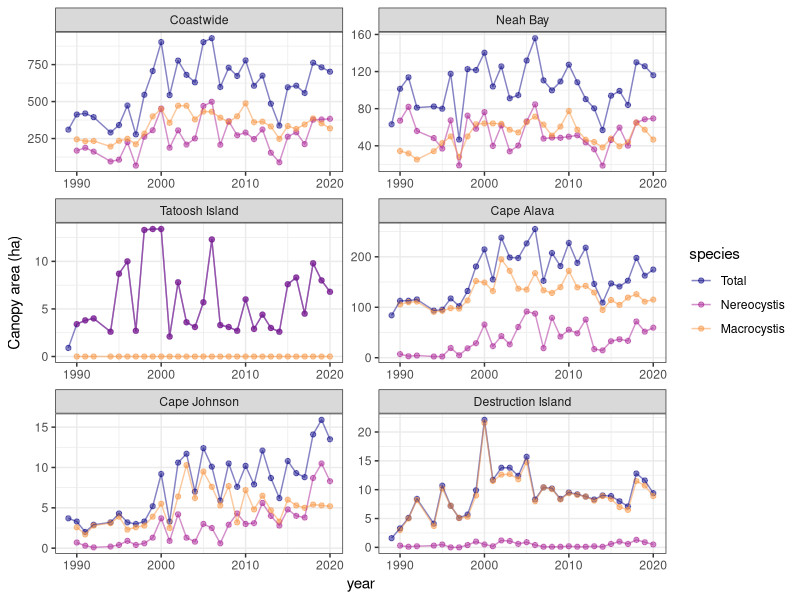
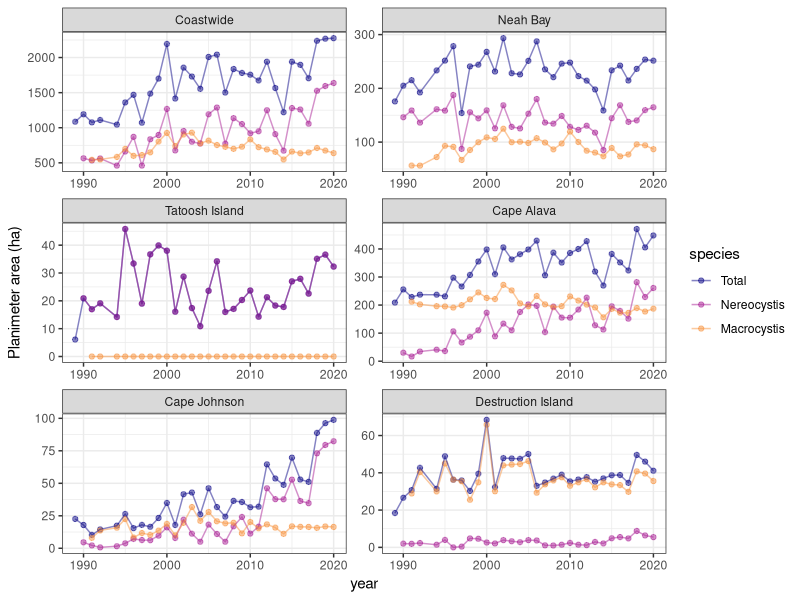

The R source for these figures, in order:
# Examine overflight data from WADNR

library(tidyverse)

data.dir <- "/Users/ole.shelton/Github/OCNMS/Flagstone paper/Data"
plot.dir <- "/Users/ole.shelton/Github/OCNMS/Flagstone paper/Plots"
setwd(data.dir)

kelp.dat <- read.csv("WADNR_summary_kelp_stats_1989_2020.csv")

# These are the relevant columns of interest
# tot_ne_can	Total Nereo canopy area ha 
# tot_ma_can  Total Macro canopy area ha
# tot_can     Total canopy area (all species) ha 

# tot_ne_pl   Total Nereo extent ha (planimeter)
# tot_ma_pl   Total Macro extent ha  (planimeter)
# tot_pl      Total Canopy extent ha  (planimeter)

# Planimeter area maps were created by establishing a computer 
#  derived perimeter polygon
# around the kelp within each species class corresponsing 
# to the qualitative planimeter area occupied by each

# Focal areas for Outer coast are (map_index):
# 15.1 (just east of Neah Bay ) to 25.1 (just south of Destruction Is.)
# our sites are: 
# Neah Bay = 16.2
# Tatoosh Island = 16.3
# Cape Alava = 19.1
# Cape Johnson = 21.1
# Destruction Island = 25.2

loc <- c("Neah Bay", 16.2,
  "Tatoosh Island" , 16.3,
  "Cape Alava" , 19.1,
  "Cape Johnson", 21.1,
  "Destruction Island", 25.2)

sites <- matrix(loc,ncol=2,byrow=T) %>% as.data.frame()
colnames(sites) = c("site","map_index")

## Filter the data to only include the focal sites

kelp.coast <- kelp.dat %>% filter(map_index >= 15) %>% group_by(year=year_) %>%
                  summarise(tot_canopy = sum(tot_can),
                            tot_ne = sum(tot_ne_can),
                            tot_ma = sum(tot_ma_can),
                            tot_pl_canopy = sum(tot_pl),
                            tot_pl_ne = sum(tot_ne_pl),
                            tot_pl_ma = sum(tot_ma_pl)) %>% 
                  rename(tot_ne_can = tot_ne,
                          tot_ma_can = tot_ma,
                          tot_can = tot_canopy,   
                          tot_ne_pl = tot_pl_ne, 
                          tot_ma_pl = tot_pl_ma, 
                          tot_pl = tot_pl_canopy) %>% 
                  mutate(map_index = NA,site="Coastwide")
                  

kelp.focal <- kelp.dat %>% filter(map_index %in% sites$map_index) %>%
    dplyr::select(year=year_,
                  map_index,
                  tot_ne_can,
                  tot_ma_can,
                  tot_can,   
                  tot_ne_pl, 
                  tot_ma_pl, 
                  tot_pl  ) %>% 
   left_join(.,sites %>% mutate(map_index=as.numeric(as.character(map_index))))

kelp.all <- full_join(kelp.coast,kelp.focal)
kelp.all[kelp.all<0] <- NA


kelp.all$site <- factor(kelp.all$site, levels=
                          c("Coastwide",
                          "Neah Bay" ,
                          "Tatoosh Island" , 
                          "Cape Alava" , 
                          "Cape Johnson",
                          "Destruction Island"))

                          
kelp.can.long <- kelp.all %>% pivot_longer(.,cols=contains("can"),
                                     names_to="can_type",values_to="canopy_ha") %>%
                  dplyr::select(-tot_pl, -tot_ne_pl, -tot_ma_pl) %>%
                  mutate(species=NA,
                         species=ifelse(grepl("ne",can_type),"Nereocystis",species),
                         species=ifelse(grepl("ma",can_type),"Macrocystis",species),
                         species=ifelse(is.na(species),"Total",species)
                         )

kelp.can.long$species <- factor(kelp.can.long$species, levels=
                            c("Total",
                              "Nereocystis",
                              "Macrocystis"))            

kelp.pl.long <-  kelp.all %>% pivot_longer(.,cols=contains("pl"),
                                     names_to="pl_type",values_to="pl_ha") %>%
                  dplyr::select(-tot_can, -tot_ne_can, -tot_ma_can) %>%
                  mutate(species=NA,
                      species=ifelse(grepl("ne",pl_type),"Nereocystis",species),
                      species=ifelse(grepl("ma",pl_type),"Macrocystis",species),
                      species=ifelse(is.na(species),"Total",species)
                      )

kelp.pl.long$species <- factor(kelp.pl.long$species, levels=
                              c("Total",
                                "Nereocystis",
                                "Macrocystis"))            
                  
                  
                  
p.canopy <- ggplot(kelp.can.long,aes(y=canopy_ha,x=year,color=species)) +
    geom_point(alpha=0.5) +
    geom_line(alpha=0.5) +
    facet_wrap(~site,ncol=2,scale="free") +
    scale_y_continuous("Canopy area (ha)") +
    scale_color_viridis_d(begin=0,end=0.75,option="plasma") +
    theme_bw()

p.plan <- ggplot(kelp.pl.long,aes(y=pl_ha,x=year,color=species)) +
  geom_point(alpha=0.5) +
  geom_line(alpha=0.5) +
  facet_wrap(~site,ncol=2,scale="free") +
  scale_y_continuous("Planimeter area (ha)") +
  scale_color_viridis_d(begin=0,end=0.75,option="plasma") +
  theme_bw()

setwd(plot.dir)
pdf(file="WADNR kelp canopy.pdf",onefile = T,width=11,height=8.5)
  print(p.canopy)
  print(p.plan)
dev.off()








